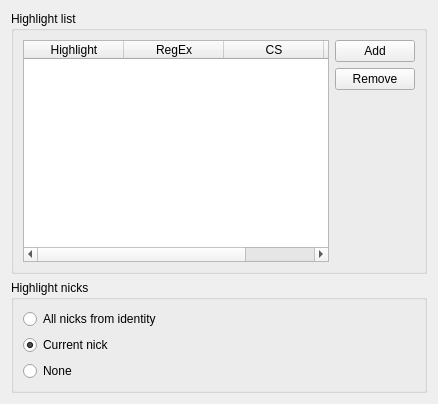
<ui version="4.0" >
 <class>HighlightSettingsPage</class>
 <widget class="QWidget" name="HighlightSettingsPage" >
  <property name="geometry" >
   <rect>
    <x>0</x>
    <y>0</y>
    <width>438</width>
    <height>404</height>
   </rect>
  </property>
  <property name="windowTitle" >
   <string>Form</string>
  </property>
  <layout class="QVBoxLayout" >
   <item>
    <widget class="QGroupBox" name="groupBox" >
     <property name="title" >
      <string>Highlight list</string>
     </property>
     <layout class="QGridLayout" >
      <item rowspan="3" row="0" column="0" >
       <widget class="QTableWidget" name="highlightTable" >
        <property name="toolTip" >
         <string/>
        </property>
        <property name="styleSheet" >
         <string/>
        </property>
        <column>
         <property name="text" >
          <string>Highlight</string>
         </property>
        </column>
        <column>
         <property name="text" >
          <string>RegEx</string>
         </property>
        </column>
        <column>
         <property name="text" >
          <string>CS</string>
         </property>
        </column>
        <column>
         <property name="text" >
          <string>Enable</string>
         </property>
        </column>
       </widget>
      </item>
      <item row="0" column="1" >
       <widget class="QPushButton" name="add" >
        <property name="text" >
         <string>Add</string>
        </property>
       </widget>
      </item>
      <item row="1" column="1" >
       <widget class="QPushButton" name="remove" >
        <property name="text" >
         <string>Remove</string>
        </property>
       </widget>
      </item>
      <item row="2" column="1" >
       <spacer>
        <property name="orientation" >
         <enum>Qt::Vertical</enum>
        </property>
        <property name="sizeHint" >
         <size>
          <width>20</width>
          <height>40</height>
         </size>
        </property>
       </spacer>
      </item>
     </layout>
    </widget>
   </item>
   <item>
    <widget class="QGroupBox" name="groupBox_2" >
     <property name="title" >
      <string>Highlight nicks</string>
     </property>
     <layout class="QVBoxLayout" >
      <item>
       <widget class="QRadioButton" name="highlightAllNicks" >
        <property name="text" >
         <string>All nicks from identity</string>
        </property>
       </widget>
      </item>
      <item>
       <widget class="QRadioButton" name="highlightCurrentNick" >
        <property name="text" >
         <string>Current nick</string>
        </property>
        <property name="checked" >
         <bool>true</bool>
        </property>
       </widget>
      </item>
      <item>
       <widget class="QRadioButton" name="highlightNoNick" >
        <property name="text" >
         <string>None</string>
        </property>
       </widget>
      </item>
     </layout>
    </widget>
   </item>
  </layout>
 </widget>
 <resources/>
 <connections/>
</ui>
